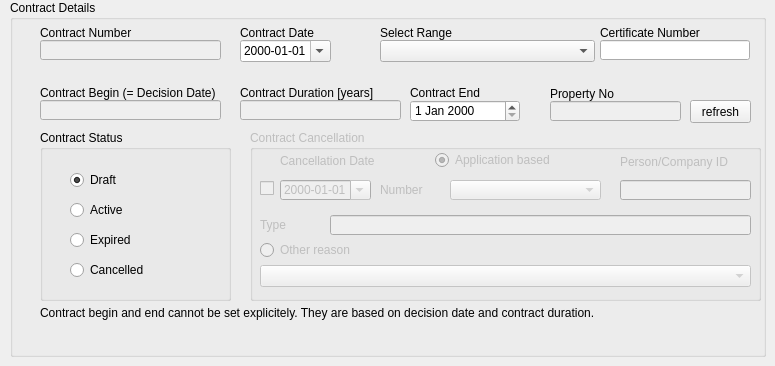
   <widget class="QWidget" name="tab_3">
    <attribute name="title">
     <string>Contract Details</string>
    </attribute>
    <widget class="QGroupBox" name="groupBox_2">
     <property name="geometry">
      <rect>
       <x>10</x>
       <y>0</y>
       <width>756</width>
       <height>357</height>
      </rect>
     </property>
     <property name="title">
      <string>Contract Details</string>
     </property>
     <widget class="QLineEdit" name="contract_num_edit">
      <property name="enabled">
       <bool>false</bool>
      </property>
      <property name="geometry">
       <rect>
        <x>30</x>
        <y>40</y>
        <width>181</width>
        <height>20</height>
       </rect>
      </property>
     </widget>
     <widget class="QLabel" name="label_15">
      <property name="geometry">
       <rect>
        <x>30</x>
        <y>25</y>
        <width>171</width>
        <height>16</height>
       </rect>
      </property>
      <property name="text">
       <string>Contract Number</string>
      </property>
     </widget>
     <widget class="QLineEdit" name="contract_begin_edit">
      <property name="enabled">
       <bool>false</bool>
      </property>
      <property name="geometry">
       <rect>
        <x>30</x>
        <y>100</y>
        <width>181</width>
        <height>20</height>
       </rect>
      </property>
     </widget>
     <widget class="QLabel" name="label_16">
      <property name="geometry">
       <rect>
        <x>30</x>
        <y>85</y>
        <width>241</width>
        <height>16</height>
       </rect>
      </property>
      <property name="text">
       <string>Contract Begin (= Decision Date)</string>
      </property>
     </widget>
     <widget class="QLabel" name="label_19">
      <property name="geometry">
       <rect>
        <x>230</x>
        <y>25</y>
        <width>141</width>
        <height>16</height>
       </rect>
      </property>
      <property name="text">
       <string>Contract Date</string>
      </property>
     </widget>
     <widget class="QLabel" name="label_20">
      <property name="geometry">
       <rect>
        <x>230</x>
        <y>85</y>
        <width>161</width>
        <height>16</height>
       </rect>
      </property>
      <property name="text">
       <string>Contract Duration [years]</string>
      </property>
     </widget>
     <widget class="QLabel" name="label_21">
      <property name="geometry">
       <rect>
        <x>590</x>
        <y>25</y>
        <width>150</width>
        <height>16</height>
       </rect>
      </property>
      <property name="text">
       <string>Certificate Number</string>
      </property>
     </widget>
     <widget class="QLabel" name="label_22">
      <property name="geometry">
       <rect>
        <x>400</x>
        <y>85</y>
        <width>151</width>
        <height>16</height>
       </rect>
      </property>
      <property name="text">
       <string>Contract End</string>
      </property>
     </widget>
     <widget class="QDateEdit" name="contract_date">
      <property name="geometry">
       <rect>
        <x>230</x>
        <y>40</y>
        <width>91</width>
        <height>22</height>
       </rect>
      </property>
      <property name="displayFormat">
       <string>yyyy-MM-dd</string>
      </property>
      <property name="calendarPopup">
       <bool>true</bool>
      </property>
     </widget>
     <widget class="QLineEdit" name="contract_duration_edit">
      <property name="enabled">
       <bool>false</bool>
      </property>
      <property name="geometry">
       <rect>
        <x>230</x>
        <y>100</y>
        <width>161</width>
        <height>20</height>
       </rect>
      </property>
     </widget>
     <widget class="QLineEdit" name="calculated_num_edit">
      <property name="enabled">
       <bool>true</bool>
      </property>
      <property name="geometry">
       <rect>
        <x>590</x>
        <y>40</y>
        <width>150</width>
        <height>20</height>
       </rect>
      </property>
     </widget>
     <widget class="QGroupBox" name="status_groupbox">
      <property name="geometry">
       <rect>
        <x>30</x>
        <y>130</y>
        <width>191</width>
        <height>171</height>
       </rect>
      </property>
      <property name="title">
       <string>Contract Status</string>
      </property>
      <widget class="QRadioButton" name="draft_rbutton">
       <property name="geometry">
        <rect>
         <x>30</x>
         <y>40</y>
         <width>151</width>
         <height>20</height>
        </rect>
       </property>
       <property name="text">
        <string>Draft</string>
       </property>
       <property name="checked">
        <bool>true</bool>
       </property>
       <attribute name="buttonGroup">
        <string notr="true">contract_status_groupbox</string>
       </attribute>
      </widget>
      <widget class="QRadioButton" name="active_rbutton">
       <property name="geometry">
        <rect>
         <x>30</x>
         <y>70</y>
         <width>200</width>
         <height>20</height>
        </rect>
       </property>
       <property name="text">
        <string>Active</string>
       </property>
       <attribute name="buttonGroup">
        <string notr="true">contract_status_groupbox</string>
       </attribute>
      </widget>
      <widget class="QRadioButton" name="expired_rbutton">
       <property name="geometry">
        <rect>
         <x>30</x>
         <y>100</y>
         <width>146</width>
         <height>20</height>
        </rect>
       </property>
       <property name="text">
        <string>Expired</string>
       </property>
       <attribute name="buttonGroup">
        <string notr="true">contract_status_groupbox</string>
       </attribute>
      </widget>
      <widget class="QRadioButton" name="cancelled_rbutton">
       <property name="geometry">
        <rect>
         <x>30</x>
         <y>130</y>
         <width>151</width>
         <height>20</height>
        </rect>
       </property>
       <property name="text">
        <string>Cancelled</string>
       </property>
       <attribute name="buttonGroup">
        <string notr="true">contract_status_groupbox</string>
       </attribute>
      </widget>
     </widget>
     <widget class="QGroupBox" name="contract_cancellation_groupbox">
      <property name="enabled">
       <bool>false</bool>
      </property>
      <property name="geometry">
       <rect>
        <x>240</x>
        <y>130</y>
        <width>511</width>
        <height>171</height>
       </rect>
      </property>
      <property name="title">
       <string>Contract Cancellation</string>
      </property>
      <widget class="QDateEdit" name="cancelation_date">
       <property name="enabled">
        <bool>false</bool>
       </property>
       <property name="geometry">
        <rect>
         <x>30</x>
         <y>50</y>
         <width>91</width>
         <height>20</height>
        </rect>
       </property>
       <property name="displayFormat">
        <string>yyyy-MM-dd</string>
       </property>
       <property name="calendarPopup">
        <bool>true</bool>
       </property>
      </widget>
      <widget class="QLabel" name="label_23">
       <property name="geometry">
        <rect>
         <x>30</x>
         <y>21</y>
         <width>200</width>
         <height>20</height>
        </rect>
       </property>
       <property name="text">
        <string>Cancellation Date</string>
       </property>
      </widget>
      <widget class="QRadioButton" name="application_based_rbutton">
       <property name="geometry">
        <rect>
         <x>185</x>
         <y>20</y>
         <width>200</width>
         <height>20</height>
        </rect>
       </property>
       <property name="sizePolicy">
        <sizepolicy hsizetype="Minimum" vsizetype="Fixed">
         <horstretch>0</horstretch>
         <verstretch>0</verstretch>
        </sizepolicy>
       </property>
       <property name="text">
        <string>Application based</string>
       </property>
       <property name="checked">
        <bool>true</bool>
       </property>
       <attribute name="buttonGroup">
        <string notr="true">cancellation_reason_groupbox</string>
       </attribute>
      </widget>
      <widget class="QComboBox" name="app_number_cbox">
       <property name="enabled">
        <bool>false</bool>
       </property>
       <property name="geometry">
        <rect>
         <x>200</x>
         <y>50</y>
         <width>151</width>
         <height>20</height>
        </rect>
       </property>
      </widget>
      <widget class="QLabel" name="label_24">
       <property name="geometry">
        <rect>
         <x>130</x>
         <y>52</y>
         <width>66</width>
         <height>16</height>
        </rect>
       </property>
       <property name="text">
        <string>Number</string>
       </property>
      </widget>
      <widget class="QLineEdit" name="type_edit">
       <property name="enabled">
        <bool>false</bool>
       </property>
       <property name="geometry">
        <rect>
         <x>80</x>
         <y>85</y>
         <width>421</width>
         <height>20</height>
        </rect>
       </property>
      </widget>
      <widget class="QLabel" name="label_25">
       <property name="geometry">
        <rect>
         <x>10</x>
         <y>87</y>
         <width>66</width>
         <height>16</height>
        </rect>
       </property>
       <property name="text">
        <string>Type</string>
       </property>
      </widget>
      <widget class="QComboBox" name="other_reason_cbox">
       <property name="enabled">
        <bool>false</bool>
       </property>
       <property name="geometry">
        <rect>
         <x>10</x>
         <y>135</y>
         <width>491</width>
         <height>22</height>
        </rect>
       </property>
      </widget>
      <widget class="QRadioButton" name="other_reason_rbutton">
       <property name="geometry">
        <rect>
         <x>10</x>
         <y>110</y>
         <width>200</width>
         <height>20</height>
        </rect>
       </property>
       <property name="text">
        <string>Other reason</string>
       </property>
       <attribute name="buttonGroup">
        <string notr="true">cancellation_reason_groupbox</string>
       </attribute>
      </widget>
      <widget class="QCheckBox" name="cancellation_date_check_box">
       <property name="geometry">
        <rect>
         <x>10</x>
         <y>50</y>
         <width>16</width>
         <height>16</height>
        </rect>
       </property>
       <property name="text">
        <string/>
       </property>
      </widget>
      <widget class="QLineEdit" name="person_id_edit">
       <property name="enabled">
        <bool>false</bool>
       </property>
       <property name="geometry">
        <rect>
         <x>370</x>
         <y>50</y>
         <width>131</width>
         <height>20</height>
        </rect>
       </property>
      </widget>
      <widget class="QLabel" name="label_30">
       <property name="geometry">
        <rect>
         <x>370</x>
         <y>24</y>
         <width>131</width>
         <height>16</height>
        </rect>
       </property>
       <property name="text">
        <string>Person/Company ID</string>
       </property>
      </widget>
     </widget>
     <widget class="QLabel" name="label_26">
      <property name="geometry">
       <rect>
        <x>30</x>
        <y>305</y>
        <width>721</width>
        <height>16</height>
       </rect>
      </property>
      <property name="text">
       <string>Contract begin and end cannot be set explicitely. They are based on decision date and contract duration.</string>
      </property>
     </widget>
     <widget class="QLabel" name="error_label">
      <property name="geometry">
       <rect>
        <x>30</x>
        <y>325</y>
        <width>711</width>
        <height>16</height>
       </rect>
      </property>
      <property name="text">
       <string/>
      </property>
     </widget>
     <widget class="QDateEdit" name="contract_end_date">
      <property name="geometry">
       <rect>
        <x>400</x>
        <y>100</y>
        <width>110</width>
        <height>22</height>
       </rect>
      </property>
     </widget>
     <widget class="QLabel" name="label_33">
      <property name="geometry">
       <rect>
        <x>540</x>
        <y>86</y>
        <width>150</width>
        <height>16</height>
       </rect>
      </property>
      <property name="text">
       <string>Property No</string>
      </property>
     </widget>
     <widget class="QLineEdit" name="property_num_edit">
      <property name="enabled">
       <bool>false</bool>
      </property>
      <property name="geometry">
       <rect>
        <x>540</x>
        <y>101</y>
        <width>131</width>
        <height>20</height>
       </rect>
      </property>
     </widget>
     <widget class="QComboBox" name="cert_range_cbox">
      <property name="geometry">
       <rect>
        <x>370</x>
        <y>40</y>
        <width>215</width>
        <height>22</height>
       </rect>
      </property>
     </widget>
     <widget class="QLabel" name="label_35">
      <property name="geometry">
       <rect>
        <x>370</x>
        <y>25</y>
        <width>215</width>
        <height>16</height>
       </rect>
      </property>
      <property name="text">
       <string>Select Range</string>
      </property>
     </widget>
     <widget class="QPushButton" name="property_refresh_button">
      <property name="geometry">
       <rect>
        <x>680</x>
        <y>100</y>
        <width>61</width>
        <height>23</height>
       </rect>
      </property>
      <property name="text">
       <string>refresh</string>
      </property>
     </widget>
    </widget>
   </widget>
